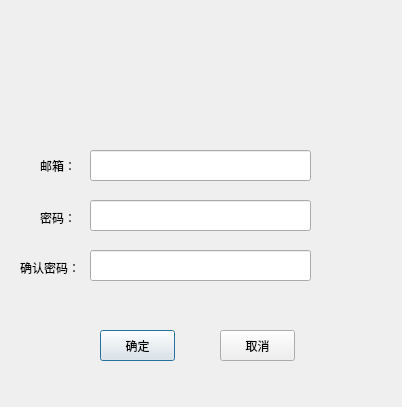
<?xml version="1.0" encoding="UTF-8"?>
<ui version="4.0">
 <class>Forgetpwd</class>
 <widget class="QDialog" name="Forgetpwd">
  <property name="geometry">
   <rect>
    <x>0</x>
    <y>0</y>
    <width>402</width>
    <height>407</height>
   </rect>
  </property>
  <property name="windowTitle">
   <string>Dialog</string>
  </property>
  <widget class="QLabel" name="label_2">
   <property name="geometry">
    <rect>
     <x>-40</x>
     <y>380</y>
     <width>631</width>
     <height>21</height>
    </rect>
   </property>
   <property name="text">
    <string/>
   </property>
   <property name="pixmap">
    <pixmap resource="chat.qrc">:/image/barmazebank.png</pixmap>
   </property>
   <property name="scaledContents">
    <bool>true</bool>
   </property>
  </widget>
  <widget class="QLabel" name="label">
   <property name="geometry">
    <rect>
     <x>0</x>
     <y>0</y>
     <width>1061</width>
     <height>101</height>
    </rect>
   </property>
   <property name="text">
    <string/>
   </property>
   <property name="pixmap">
    <pixmap resource="chat.qrc">:/image/mazebank.png</pixmap>
   </property>
   <property name="scaledContents">
    <bool>true</bool>
   </property>
  </widget>
  <widget class="QLineEdit" name="mail_box">
   <property name="geometry">
    <rect>
     <x>90</x>
     <y>150</y>
     <width>221</width>
     <height>31</height>
    </rect>
   </property>
  </widget>
  <widget class="QPushButton" name="okBtn">
   <property name="geometry">
    <rect>
     <x>100</x>
     <y>330</y>
     <width>75</width>
     <height>31</height>
    </rect>
   </property>
   <property name="text">
    <string>确定</string>
   </property>
  </widget>
  <widget class="QPushButton" name="cancelBtn">
   <property name="geometry">
    <rect>
     <x>220</x>
     <y>330</y>
     <width>75</width>
     <height>31</height>
    </rect>
   </property>
   <property name="text">
    <string>取消</string>
   </property>
  </widget>
  <widget class="QLineEdit" name="pwd_box">
   <property name="geometry">
    <rect>
     <x>90</x>
     <y>200</y>
     <width>221</width>
     <height>31</height>
    </rect>
   </property>
  </widget>
  <widget class="QLineEdit" name="pwdcfm_box">
   <property name="geometry">
    <rect>
     <x>90</x>
     <y>250</y>
     <width>221</width>
     <height>31</height>
    </rect>
   </property>
  </widget>
  <widget class="QLabel" name="label_4">
   <property name="geometry">
    <rect>
     <x>40</x>
     <y>160</y>
     <width>54</width>
     <height>12</height>
    </rect>
   </property>
   <property name="text">
    <string>邮箱：</string>
   </property>
  </widget>
  <widget class="QLabel" name="label_5">
   <property name="geometry">
    <rect>
     <x>40</x>
     <y>210</y>
     <width>61</width>
     <height>16</height>
    </rect>
   </property>
   <property name="text">
    <string>密码：</string>
   </property>
  </widget>
  <widget class="QLabel" name="label_6">
   <property name="geometry">
    <rect>
     <x>20</x>
     <y>260</y>
     <width>71</width>
     <height>16</height>
    </rect>
   </property>
   <property name="text">
    <string>确认密码：</string>
   </property>
   <property name="scaledContents">
    <bool>false</bool>
   </property>
  </widget>
 </widget>
 <resources>
  <include location="chat.qrc"/>
 </resources>
 <connections/>
</ui>
